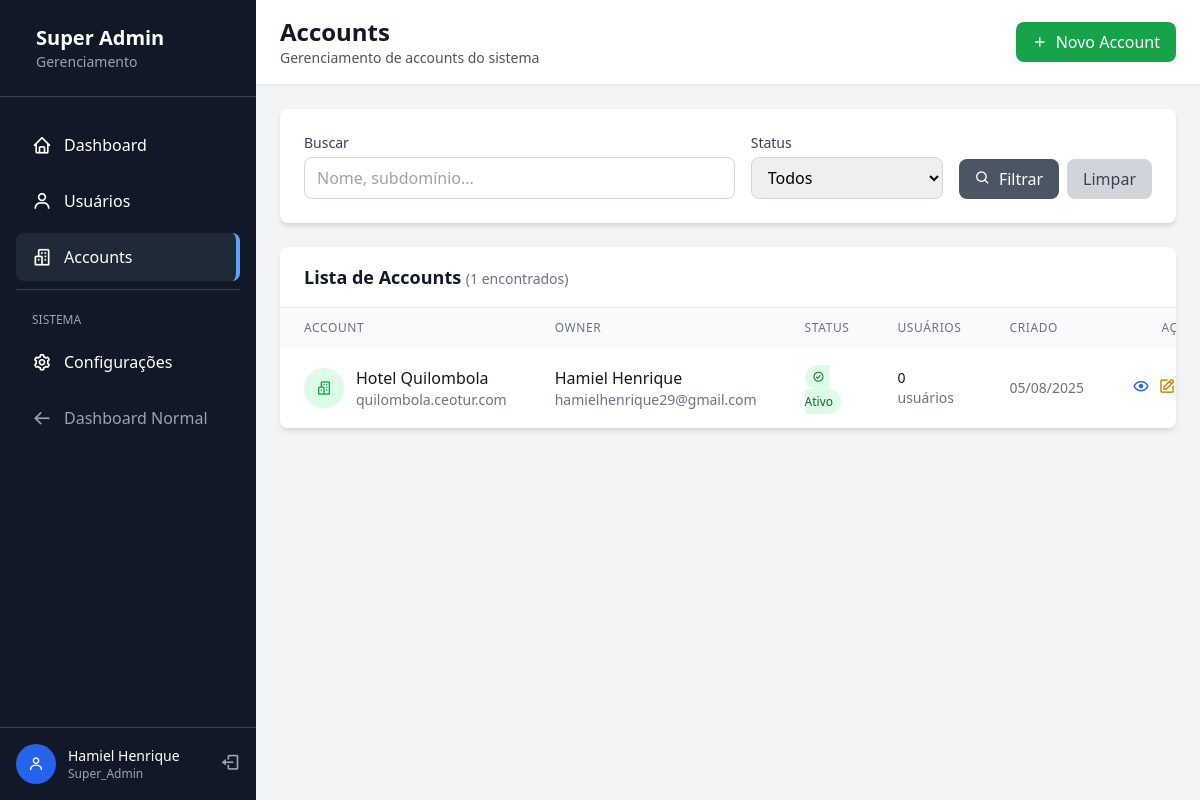
Before: /super-admin/accounts/ (signed in) with the older database file.
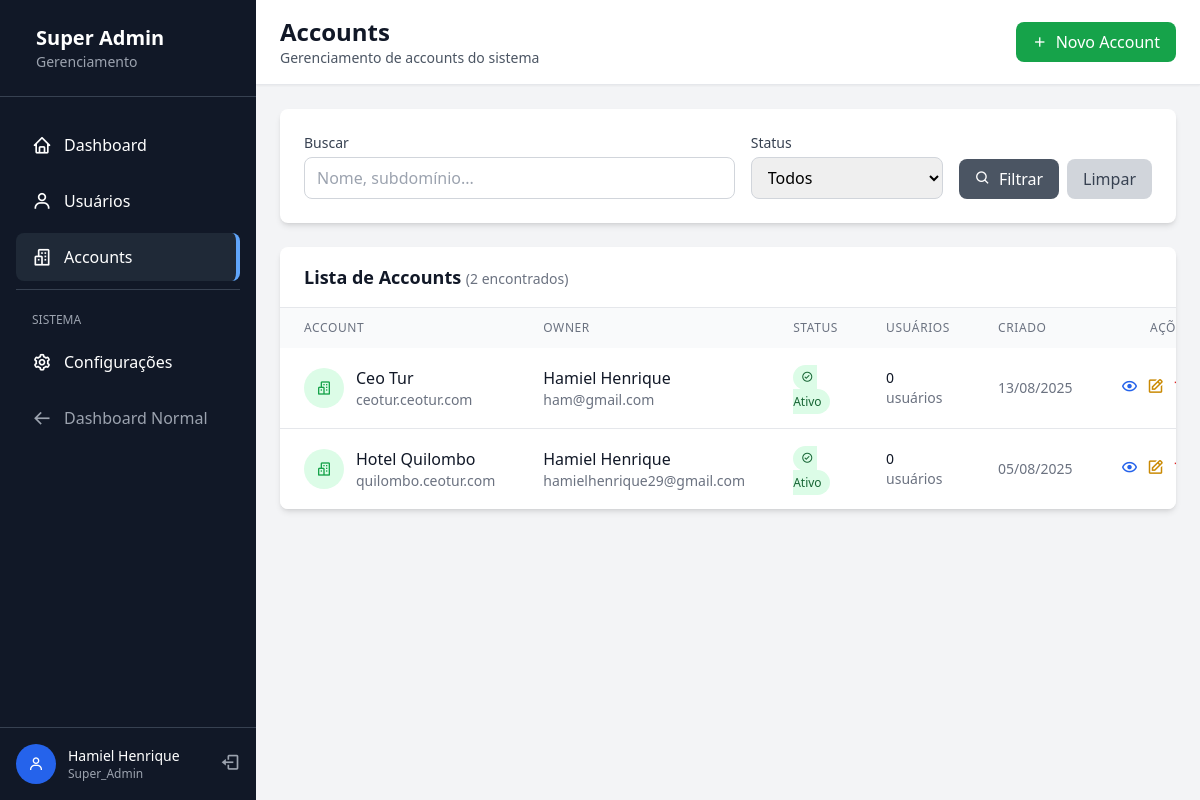
After: the same page with the newer database file.
### app/models/account.py (models this page shows, shortened)
class Account(db.Model):
    __tablename__ = 'accounts'
    id = db.Column(db.Integer, primary_key=True)
    name = db.Column(db.String(100), nullable=False)
    subdomain = db.Column(db.String(50), unique=True, nullable=True, index=True)
    status = db.Column(db.Enum(AccountStatus), nullable=False, default=AccountStatus.ACTIVE)
    is_active = db.Column(db.Boolean, default=True, nullable=False)
    owner_id = db.Column(db.Integer, db.ForeignKey('users.id'), nullable=False)
    created_by = db.Column(db.Integer, db.ForeignKey('users.id'), nullable=False)
    created_at = db.Column(db.DateTime, default=datetime.utcnow, nullable=False)
    updated_at = db.Column(db.DateTime, default=datetime.utcnow, onupdate=datetime.utcnow)
    owner = db.relationship('User', foreign_keys=[owner_id], backref='owned_accounts')
    creator = db.relationship('User', foreign_keys=[created_by], backref='created_accounts')
    def get_user_count(self):
        return self.members.count()

### app/models/user.py (models this page shows, shortened)
class User(UserMixin, db.Model):
    __tablename__ = 'users'
    id = db.Column(db.Integer, primary_key=True)
    email = db.Column(db.String(120), unique=True, nullable=False, index=True)
    password_hash = db.Column(db.String(128), nullable=False)
    first_name = db.Column(db.String(50), nullable=False)
    last_name = db.Column(db.String(50), nullable=False)
    theme_preference = db.Column(db.String(10), default='light')
    role = db.Column(db.Enum(UserRole), nullable=False, default=UserRole.USER)
    created_at = db.Column(db.DateTime, default=datetime.utcnow, nullable=False)
    updated_at = db.Column(db.DateTime, default=datetime.utcnow, onupdate=datetime.utcnow)
    last_login = db.Column(db.DateTime)
    accounts = db.relationship('Account',
                              secondary=user_accounts,
                              backref=db.backref('members', lazy='dynamic'),
                              lazy='dynamic')
    def is_super_admin(self):
        return self.role == UserRole.SUPER_ADMIN
    def get_full_name(self):
        return f"{self.first_name} {self.last_name}".strip()

### app/frontend/routes/super_admin/accounts.py (the view)
@accounts_bp.route('/')
@super_admin_required
def index():
    page = request.args.get('page', 1, type=int)
    search = request.args.get('search', '')
    status_filter = request.args.get('status', '')
    query = Account.query
    if search:
        query = query.filter(
            (Account.name.contains(search)) |
            (Account.subdomain.contains(search))
        )
    if status_filter:
        try:
            status_enum = AccountStatus(status_filter)
            query = query.filter(Account.status == status_enum)
        except ValueError:
            pass
    accounts = query.order_by(Account.created_at.desc()).paginate(
        page=page, per_page=20, error_out=False
    )
    return render_template('super_admin/accounts/index.html',
                         accounts=accounts,
                         search=search,
                         status_filter=status_filter)

### app/frontend/routes/super_admin/__init__.py (called while the page is built)
def super_admin_required(f):
    @wraps(f)
    @login_required
    def decorated_function(*args, **kwargs):
        if not current_user.is_authenticated:
            flash('Você precisa estar logado!', 'error')
            return redirect(url_for('auth.login'))
        if not current_user.is_super_admin():
            flash('Acesso negado! Área restrita para Super Admin.', 'error')
            return redirect(url_for('main.dashboard'))
        return f(*args, **kwargs)
    return decorated_function

### app/frontend/templates/super_admin/accounts/index.html (shortened to what the changed rows need)
{% extends "super_admin/base.html" %}
{% block page_title %}Accounts{% endblock %}
{% block content %}
<div class="bg-white rounded-lg shadow-md overflow-hidden">
    <div class="px-6 py-4 border-b border-gray-200">
        <h3 class="text-lg font-semibold text-gray-900">
            Lista de Accounts
            <span class="text-sm font-normal text-gray-500">({{ accounts.total }} encontrados)</span>
        </h3>
    </div>
    {% if accounts.items %}
        <div class="overflow-x-auto">
            <table class="w-full">
                <thead class="bg-gray-50">
                    <tr>
                        <th class="px-6 py-3 text-left text-xs font-medium text-gray-500 uppercase tracking-wider">Account</th>
                        <th class="px-6 py-3 text-left text-xs font-medium text-gray-500 uppercase tracking-wider">Owner</th>
                        <th class="px-6 py-3 text-left text-xs font-medium text-gray-500 uppercase tracking-wider">Status</th>
                        <th class="px-6 py-3 text-left text-xs font-medium text-gray-500 uppercase tracking-wider">Usuários</th>
                        <th class="px-6 py-3 text-left text-xs font-medium text-gray-500 uppercase tracking-wider">Criado</th>
                        <th class="px-6 py-3 text-right text-xs font-medium text-gray-500 uppercase tracking-wider">Ações</th>
                    </tr>
                </thead>
                <tbody class="bg-white divide-y divide-gray-200">
                    {% for account in accounts.items %}
                    <tr class="hover:bg-gray-50">
                        <td class="px-6 py-4">
                            <div class="flex items-center">
                                <div class="h-10 w-10 bg-green-100 rounded-full flex items-center justify-center mr-3">
                                    <i class='bx bx-buildings text-green-600'></i>
                                </div>
                                <div>
                                    <p class="font-medium text-gray-900">{{ account.name }}</p>
                                    {% if account.subdomain %}
                                        <p class="text-sm text-gray-500">{{ account.subdomain }}.ceotur.com</p>
                                    {% else %}
                                        <p class="text-sm text-gray-400">Sem subdomínio</p>
                                    {% endif %}
                                </div>
                            </div>
                        </td>
                        <td class="px-6 py-4">
                            {% if account.owner %}
                                <div>
                                    <p class="font-medium text-gray-900">{{ account.owner.get_full_name() }}</p>
                                    <p class="text-sm text-gray-500">{{ account.owner.email }}</p>
                                </div>
                            {% else %}
                                <span class="text-gray-400">—</span>
                            {% endif %}
                        </td>
                        <td class="px-6 py-4">
                            {% if account.status.value == 'active' %}
                                <span class="px-2 py-1 bg-green-100 text-green-800 text-xs rounded-full">
                                    <i class='bx bx-check-circle mr-1'></i>Ativo
                                </span>
                            {% elif account.status.value == 'suspended' %}
                                <span class="px-2 py-1 bg-yellow-100 text-yellow-800 text-xs rounded-full">
                                    <i class='bx bx-pause-circle mr-1'></i>Suspenso
                                </span>
                            {% else %}
                                <span class="px-2 py-1 bg-red-100 text-red-800 text-xs rounded-full">
                                    <i class='bx bx-x-circle mr-1'></i>Inativo
                                </span>
                            {% endif %}
                        </td>
                        <td class="px-6 py-4 text-sm text-gray-500">
                            <span class="font-medium text-gray-900">{{ account.get_user_count() }}</span>
                            {% if account.get_user_count() == 1 %}usuário{% else %}usuários{% endif %}
                        </td>
                        <td class="px-6 py-4 text-sm text-gray-500">
                            {% if account.created_at %}
                                {{ account.created_at.strftime('%d/%m/%Y') }}
                            {% else %}
                                —
                            {% endif %}
                        </td>
                        <td class="px-6 py-4 text-right">
                            <div class="flex items-center justify-end space-x-2">
                                <a href="{{ url_for('super_admin.accounts.view', account_id=account.id) }}"
                                   class="text-blue-600 hover:text-blue-900" title="Ver">
                                    <i class='bx bx-show text-lg'></i>
                                </a>
                                <a href="{{ url_for('super_admin.accounts.edit', account_id=account.id) }}"
                                   class="text-yellow-600 hover:text-yellow-900" title="Editar">
                                    <i class='bx bx-edit text-lg'></i>
                                </a>
                                <form method="POST" action="{{ url_for('super_admin.accounts.delete', account_id=account.id) }}"
                                      class="inline" onsubmit="return confirm('Tem certeza que deseja deletar este account? Todos os usuários associados serão desvinculados.')">
                                    <button type="submit" class="text-red-600 hover:text-red-900" title="Deletar">
                                        <i class='bx bx-trash text-lg'></i>
                                    </button>
                                </form>
                            </div>
                        </td>
                    </tr>
                    {% endfor %}
                </tbody>
            </table>
        </div>
    {% endif %}
</div>
{% endblock %}

Changed rows visible on the page:
added Account: name "Ceo Tur", subdomain "ceotur", owner.get_full_name "Hamiel Henrique", owner.email "ham@gmail.com", status "ACTIVE" (drawn), get_user_count "0", created_at "13/08/2025"
changed Account "hamielhenrique29@gmail.com": name "Hotel Quilombola" → "Hotel Quilombo"; subdomain "quilombola" → "quilombo"
Other visible differences:
{{ accounts.total }}: "1" → "2"
